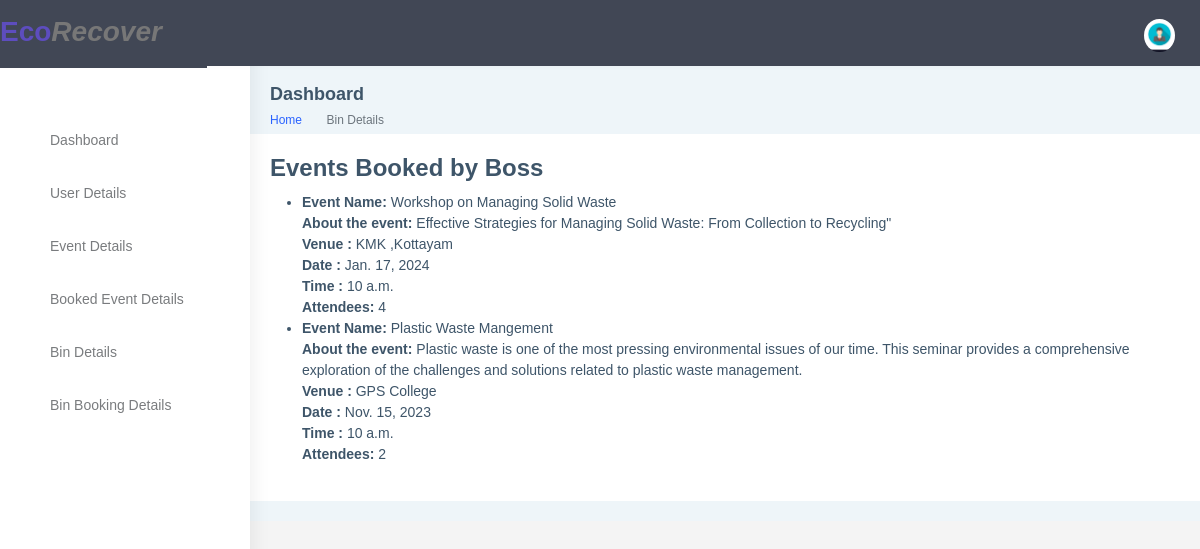
/user-booked-events/ (signed in), run on the app's committed database.
### app32/models.py (models this page shows, shortened)
class EventBooking(models.Model):
    booking_id = models.CharField(max_length=20, primary_key=True)
    user = models.ForeignKey(User, on_delete=models.CASCADE, default=None)
    event = models.ForeignKey(Event, on_delete=models.CASCADE, default=None)
    attendees = models.PositiveIntegerField()

class Event(models.Model):
    user = models.ForeignKey(User, on_delete=models.CASCADE, default=None)
    name = models.CharField(max_length=200)
    description = models.TextField()
    date = models.DateField()
    time = models.TimeField()
    location = models.CharField(max_length=200)
    max_participants = models.IntegerField(default=0)
    image = models.ImageField(upload_to='event_images/', null=True, blank=True)
    event_id = models.CharField(max_length=20, primary_key=True, default=None)
    category = models.CharField(max_length=50, default=None, choices=[
        ('category1', 'Environmental Cleanup Campaign'),
        ('category2', 'Waste Management Seminar'),
        ('category3', 'Expo'),
        ('category4', 'Composting Workshop'),
        ('category5', 'Environmental Hackathon'),
    ])

### app32/views.py (the view)
# urls.py: path('user-booked-events/', views.user_booked_events, name='user_booked_events'),
@never_cache
@login_required(login_url='loginn')
def user_booked_events(request):
    if not request.user.is_authenticated:
        return render(request, 'auth/login.html')
    booked_events = EventBooking.objects.filter(user=request.user)
    context = {
        'booked_events': booked_events,
    }
    return render(request, 'event/user_booked_events.html', context)

### templates/event/user_booked_events.html (shortened to what this page needs)
{% load static %}
<!DOCTYPE html>
<html dir="ltr" lang="en">
<head>
    <link href="{% static 'assets/libs/chartist/dist/chartist.min.css' %}" rel="stylesheet">
    <link href="{% static 'dist/css/style.min.css' %}" rel="stylesheet">
</head>
<body>
  <div id="main-wrapper" data-layout="vertical" data-navbarbg="skin5" data-sidebartype="full"
      data-sidebar-position="absolute" data-header-position="absolute" data-boxed-layout="full">
      <header class="topbar" data-navbarbg="skin5">
          <nav class="navbar top-navbar navbar-expand-md navbar-dark">
              <div class="navbar-header" data-logobg="skin5">
                  <a href="{% url 'index' %}" class="logo">Eco<em>Recover</em></a>
              </div>
              <div class="navbar-collapse collapse" id="navbarSupportedContent" data-navbarbg="skin5">
                  <ul class="navbar-nav float-start me-auto">
                      <li class="nav-item search-box"> <a class="nav-link waves-effect waves-dark"
                              href="javascript:void(0)"><i class="ti-search"></i></a>
                      </li>
                  </ul>
                  <ul class="navbar-nav float-end">
                      <li class="nav-item dropdown">
                          <a class="nav-link dropdown-toggle text-muted waves-effect waves-dark pro-pic" href="#" id="navbarDropdown" role="button" data-bs-toggle="dropdown" aria-expanded="false">
                              <img src="{% static 'images/profile/flat-business-man-user-profile-avatar-in-suit-vector-4333496.jpg' %}" alt="user" class="rounded-circle" width="31">
                          </a>
                      </li>
                  </ul>
              </div>
          </nav>
      </header>
      <aside class="left-sidebar" data-sidebarbg="skin6">
          <div class="scroll-sidebar">
              <nav class="sidebar-nav">
                  <ul id="sidebarnav">
                      <li>
                          <div class="user-profile d-flex no-block dropdown m-t-20">
                          </div>
                      </li>
                      {% if user.is_staff or user.is_superuser %}
                      <li class="sidebar-item">
                        <a class="sidebar-link waves-effect waves-dark sidebar-link" href="{% url 'booking_chart' %}" aria-expanded="false">
                            <i class="mdi mdi-view-dashboard"></i>
                            <span class="hide-menu">Dashboard</span>
                        </a>
                    </li>
                    {% endif %}
                    {% if  user.is_superuser %}
                    <li class="sidebar-item">
                        <a class="sidebar-link waves-effect waves-dark sidebar-link" href="{% url 'user_list' %}" aria-expanded="false">
                            <i class="mdi mdi-account-network"></i>
                            <span class="hide-menu">User Details</span>
                        </a>
                    </li>
                    {% endif %}
                    {% if user.is_staff or user.is_superuser %}
                    <li class="sidebar-item">
                        <a class="sidebar-link waves-effect waves-dark sidebar-link" href="{% url 'event_details_view' %}" aria-expanded="false">
                            <i class="mdi mdi-border-all"></i>
                            <span class="hide-menu">Event Details</span>
                        </a>
                    </li>
                    {% endif %}
                    {% if user.is_staff or user.is_superuser %}
                    <li class="sidebar-item">
                        <a class="sidebar-link waves-effect waves-dark sidebar-link" href="{% url 'booking_list' %}" aria-expanded="false">
                            <i class="mdi mdi-face"></i>
                            <span class="hide-menu">Booked Event Details</span>
                        </a>
                    </li>
                    {% endif %}
                    {% if user.is_staff or user.is_superuser %}
                    <li class="sidebar-item">
                        <a class="sidebar-link waves-effect waves-dark sidebar-link" href="{% url 'bin_list' %}" aria-expanded="false">
                            <i class="mdi mdi-file"></i>
                            <span class="hide-menu">Bin Details</span>
                        </a>
                    </li>
                    {% endif %}
                    {% if user.is_staff or user.is_superuser %}
                    <li class="sidebar-item">
                        <a class="sidebar-link waves-effect waves-dark sidebar-link" href="{% url 'bin_booking_list' %}" aria-expanded="false">
                            <i class="mdi mdi-alert-outline"></i>
                            <span class="hide-menu">Bin Booking Details</span>
                        </a>
                    </li>
                    {% endif %}
            </ul>
                </nav>
            </div>
        </aside>
        <div class="page-wrapper">
            <div class="page-breadcrumb">
                <div class="row align-items-center">
                    <div class="col-5">
                        <h4 class="page-title">Dashboard</h4>
                        <div class="d-flex align-items-center">
                            <nav aria-label="breadcrumb">
                                <ol class="breadcrumb">
                                    <li class="breadcrumb-item"><a href="{% url 'index' %}">Home</a></li>
                                    <li class="breadcrumb-item active" aria-current="page">Bin Details</li>
                                </ol>
                            </nav>
                        </div>
                    </div>
                </div>
            </div>
            <div class="row">
              <div class="col-md-8">
                  <div class="card">
                      <div class="card-body">
<html lang="en">
<head>
</head>
<body>
    <h1>Events Booked by {{ user.username }}</h1>
    <ul>
        {% for event_booking in booked_events %}
            <li>
                <strong>Event Name:</strong> {{ event_booking.event.name }}<br>
                <strong>About the event:</strong> {{ event_booking.event.description }}<br>
                <strong>Venue :</strong> {{ event_booking.event.location }}<br>
                <strong>Date :</strong> {{ event_booking.event.date }}<br>
                <strong>Time :</strong> {{ event_booking.event.time }}<br>
                <strong>Attendees:</strong> {{ event_booking.attendees }}<br>
            </li>
        {% empty %}
            <p>No events booked yet.</p>
        {% endfor %}
    </ul>
</body>
</html>

### templates/event/user_booked_events.html (style rules this page uses)
body { font-family: Arial, sans-serif; background-color: #f4f4f4; margin: 0; padding: 0; }
h1 { font-size: 24px; margin-bottom: 10px; }
.logo { display: inline-block; font-size: 28px; font-weight: bold; text-decoration: none; color: #000; }
.logo em { color: #777; }
.col-md-8 { -webkit-box-flex: 0; -ms-flex: 0 0 auto; flex: 0 0 auto; width: 100%; }

### data on the page
EventBooking: event.name "Workshop on Managing Solid Waste", event.description "Effective Strategies for Managing Solid Waste: From Collection to Recycling\"", event.location "KMK ,Kottayam", event "Jan. 17, 2024", event.time "10 a.m.", attendees "4"
EventBooking: event.name "Plastic Waste Mangement", event.description "Plastic waste is one of the most pressing environmental issues of our time. This seminar provides a comprehensive exploration of the challenges and solutions related to plastic waste management.", event.location "GPS College", event "Nov. 15, 2023", event.time "10 a.m.", attendees "2"

### other printed values
{{ user.username }} "Boss"
